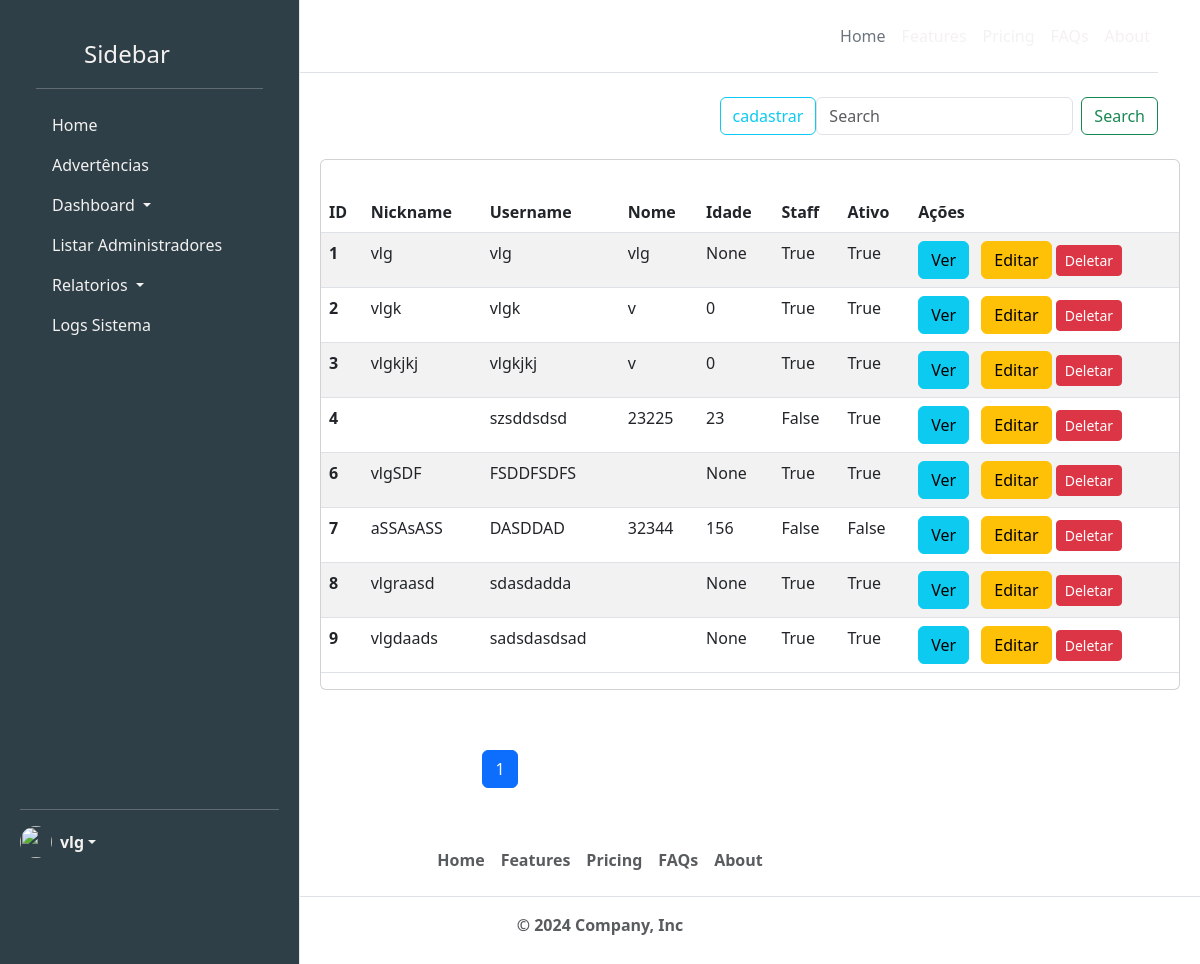
The page /api/listar/ (signed in) on the database as committed earlier.
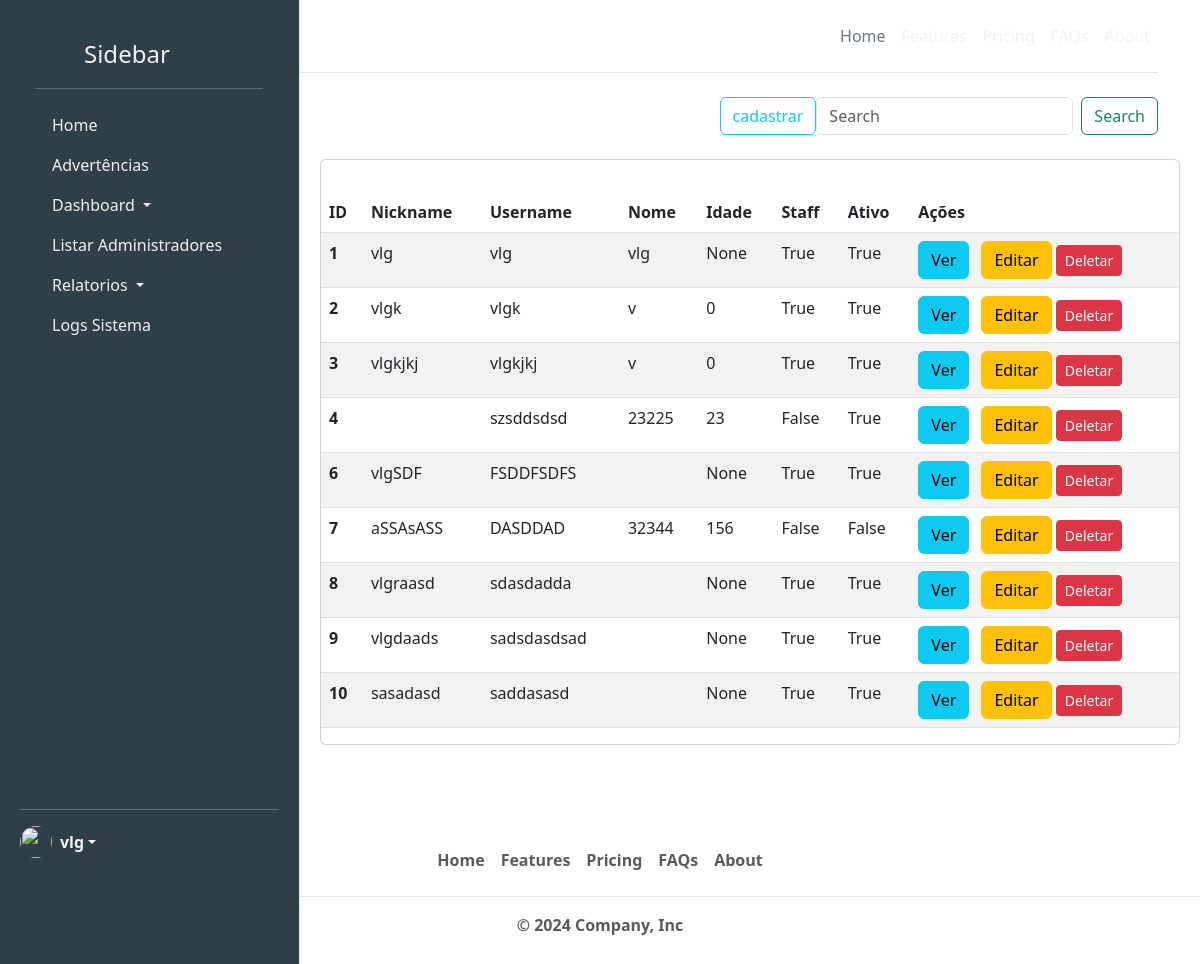
The same page on the database as committed later.
### api_rest/models.py (models this page shows, shortened)
class User(AbstractBaseUser, PermissionsMixin):
    nickname = models.CharField(max_length=100, default='')
    name = models.CharField(max_length=100, default='')
    gender = models.CharField(max_length=100, default='')
    age = models.PositiveIntegerField(null=True, blank=True)
    username = models.CharField(max_length=100, unique=True, default='')
    is_active = models.BooleanField(default=True)
    is_staff = models.BooleanField(default=False)
    is_admin = models.BooleanField(default=False)
    is_superuser = models.BooleanField(default=False)
    can_view_sidebar = models.BooleanField(default=False)
    date_joined = models.DateTimeField(default=timezone.now)
    USERNAME_FIELD = 'username'
    REQUIRED_FIELDS = ['nickname', 'name']
    objects = UserManager()

### api_rest/views.py (the view)
# urls.py: path('listar/', listar, name='listar'),
@login_required
def listar(request):
    users = User.objects.all()
    query = request.GET.get('q')
    if query:
        users = users.filter(Q(name__icontains=query))
    paginator = Paginator(users, 10)
    page_number = request.GET.get('page')
    page_obj = paginator.get_page(page_number)
    context = {
        'page_obj': page_obj,
        'query': query,
    }
    return render(request, 'listar.html', context)

### api_rest/templates/listar.html (shortened to what this page needs)
{% extends 'basesSU/baseLogged.html' %}
{% block content %}
            <div class="container my-4">
                      <div class="d-flex justify-content-end align-items-end mb-3">
                        <a type="button" class="btn btn-outline-info btn-jump" type="button" href="{% url 'cadastrar' %}">cadastrar</a>
                        <form class="d-flex" role="search" action="{% url 'listar' %}" method="get">
                          <input class="form-control me-2" type="search" name="q" placeholder="Search" aria-label="Search" value="{% if query %}{{ query }}{% endif %}">
                          <button class="btn btn-outline-success button-click-animation" type="submit">Search</button>
                      </form>
                      </div>
            </div>
            <div class="card fade-in">
              <div class="card-body ">
              </div>
                <div class="table-container">
                  <table class="table table-striped">
                    <thead>
                        <tr>
                            <th scope="col">ID</th>
                            <th scope="col">Nickname</th>
                            <th scope="col">Username</th>
                            <th scope="col">Nome</th>
                            <th scope="col">Idade</th>
                            <th scope="col">Staff</th>
                            <th scope="col">Ativo</th>
                            <th scope="col">Ações</th>
                        </tr>
                    </thead>
                    <tbody>
                        {% for user in page_obj %}
                        <tr>
                            <th scope="row">{{ user.id }}</th>
                            <td>{{ user.username }}</td>
                            <td>{{ user.nickname }}</td>
                            <td>{{ user.name }}</td>
                            <td>{{ user.age }}</td>
                            <td>{{ user.is_staff }}</td>
                            <td>{{ user.is_active }}</td>
                            <td>
                                <button type="button" class="btn btn-info btn-jump me-2" data-bs-toggle="modal" data-bs-target="#modalUser{{ user.id }}">Ver</button>
                                <a class="btn btn-warning btn-jump" data-bs-toggle="modal" data-bs-target="#updateModal{{ user.id }}">Editar</a>
                                <button type="button" class="btn btn-danger btn-sm" data-bs-toggle="modal" data-bs-target="#deleteModal" data-url="{% url 'delete' user.id %}">
                                    Deletar
                                </button>
                            {% endfor %}
                    </tbody>
                </table>
            </div>
        </div>
    </div>
    <nav aria-label="Page navigation example">
        <ul class="pagination justify-content-center">
            {% for num in page_obj.paginator.page_range %}
            <li class="page-item {% if page_obj.number == num %}active{% endif %}">
                <a class="page-link" href="?page={{ num }}">{{ num }}</a>
            </li>
            {% endfor %}
        </ul>
    </nav>
{% for user in page_obj %}
<div class="modal fade " id="modalUser{{ user.id }}" tabindex="-1" aria-labelledby="modalUserLabel{{ user.id }}" aria-hidden="true">
    <div class="modal-dialog modal-dialog-centered fade-in fade-out">
        <div class="modal-content">
            <div class="modal-body">
                <p><strong>ID: {{ user.id }}</p>
                <p><strong>username: {{ user.username }}</p>
                <p><strong>Nickname: {{ user.nickname }}</p>
                <p><strong>Nome: {{ user.name }}</p>
                <p><strong>Idade: {{ user.age }}</p>
                <p><strong>staff: {{ user.is_staff }}</p>
                <p><strong>ativo: {{ user.is_active }}</p>
           </div>
        </div>
    </div>
</div>
{% endfor %}
    {% endblock %}

### api_rest/templates/partials/sidebar.html (shortened to what this page needs)
<div class="sidebar">
    <div class="d-flex flex-column flex-shrink-0 p-3">
        <a href="/" class="d-flex align-items-center mb-3 mb-md-0 me-md-auto text-decoration-none">
            <svg class="bi pe-none me-2" width="40" height="32">
                <use xlink:href="#bootstrap"></use>
            </svg>
            <span class="fs-4">Sidebar</span>
        </a>
        <hr>
        <ul class="nav nav-pills flex-column mb-auto">
            {% if user.is_superuser %}
                <li class="nav-item">
                    <a class="nav-link" href="{% url 'sideSuperUser' %}">Home</a>
                </li>
                <li class="nav-item">
                    <a class="nav-link" href="#">Advertências</a>
                </li>
                <li class="nav-item">
                    <a class="nav-link dropdown-toggle" href="#" id="dropdownDashboard" role="button" data-bs-toggle="collapse" data-bs-target="#dashboard-collapse" aria-expanded="false">
                        Dashboard
                    </a>
                </li>
                <li class="nav-item">
                    <a class="nav-link" href="{% url 'listarAdmin' %}">Listar Administradores</a>
                </li>
                <li class="nav-item">
                    <a class="nav-link dropdown-toggle" href="#" id="dropdownRelatorios" role="button" data-bs-toggle="collapse" data-bs-target="#relatorios-collapse" aria-expanded="false">
                        Relatorios
                    </a>
                </li>
                <li class="nav-item">
                    <a class="nav-link" href="#">Logs Sistema</a>
                </li>
            {% elif user.is_admin %}
                <li class="nav-item">
                    <a class="nav-link" href="#">Staff Dashboard</a>
                </li>
            {% elif user.is_staff %}
                <li class="nav-item">
                    <a class="nav-link" href="#">User Dashboard</a>
                </li>
            {% endif %}
        </ul>
    </div>
    <div class="dropdown">
        <hr>
        <a href="#" class="d-flex align-items-center text-decoration-none dropdown-toggle" data-bs-toggle="dropdown" aria-expanded="false">
            <img src="" alt="" width="32" height="32" class="rounded-circle me-2">
            <strong>{{ user.username }}</strong>
        </a>
    </div>
</div>
<div class="container">
    <header class="d-flex flex-wrap align-items-center justify-content-center justify-content-md-between py-3 mb-4 border-bottom">
      <div class="col-md-3 mb-2 mb-md-0">
        <a href="/" class="d-inline-flex  text-decoration-none">
        </a>
      </div>
      <ul class="nav col-12 col-md-auto mb-2 justify-content-center mb-md-0">
        <li><a href="#" class="nav-link px-2 link-secondary">Home</a></li>
        <li><a href="#" class="nav-link px-2">Features</a></li>
        <li><a href="#" class="nav-link px-2">Pricing</a></li>
        <li><a href="#" class="nav-link px-2">FAQs</a></li>
        <li><a href="#" class="nav-link px-2">About</a></li>
      </ul>
    </header>
    </div>

Rows that differ between the two databases and show on the page:
added User: id "10", username "sasadasd", nickname "saddasasd", age "None", is_staff "True", is_active "True"
Other text that changed with them:
list line gone: "1"
